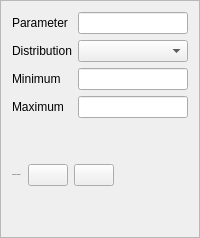
                   <widget class="QFrame" name="frame_73">
                    <property name="frameShape">
                     <enum>QFrame::StyledPanel</enum>
                    </property>
                    <property name="frameShadow">
                     <enum>QFrame::Raised</enum>
                    </property>
                    <layout class="QGridLayout" name="gridLayout_92">
                     <item row="1" column="0">
                      <layout class="QHBoxLayout" name="horizontalLayout_143">
                       <item>
                        <layout class="QHBoxLayout" name="horizontalLayout_144">
                         <item>
                          <widget class="QLabel" name="label_149">
                           <property name="font">
                            <font>
                             <family>Georgia</family>
                             <pointsize>-1</pointsize>
                            </font>
                           </property>
                           <property name="text">
                            <string>Add/delete parameter</string>
                           </property>
                          </widget>
                         </item>
                         <item>
                          <widget class="QPushButton" name="add_design">
                           <property name="text">
                            <string/>
                           </property>
                          </widget>
                         </item>
                         <item>
                          <widget class="QPushButton" name="remove_design">
                           <property name="text">
                            <string/>
                           </property>
                          </widget>
                         </item>
                         <item>
                          <spacer name="horizontalSpacer_16">
                           <property name="orientation">
                            <enum>Qt::Horizontal</enum>
                           </property>
                           <property name="sizeHint" stdset="0">
                            <size>
                             <width>40</width>
                             <height>20</height>
                            </size>
                           </property>
                          </spacer>
                         </item>
                        </layout>
                       </item>
                      </layout>
                     </item>
                     <item row="0" column="0">
                      <layout class="QGridLayout" name="gridLayout_93">
                       <item row="3" column="0">
                        <widget class="QLabel" name="label_150">
                         <property name="text">
                          <string>Maximum</string>
                         </property>
                        </widget>
                       </item>
                       <item row="1" column="1">
                        <widget class="QComboBox" name="distributions_design"/>
                       </item>
                       <item row="3" column="1">
                        <widget class="QLineEdit" name="second_design">
                         <property name="alignment">
                          <set>Qt::AlignCenter</set>
                         </property>
                        </widget>
                       </item>
                       <item row="0" column="0">
                        <widget class="QLabel" name="label_151">
                         <property name="text">
                          <string>Parameter</string>
                         </property>
                        </widget>
                       </item>
                       <item row="5" column="0">
                        <spacer name="verticalSpacer_16">
                         <property name="orientation">
                          <enum>Qt::Vertical</enum>
                         </property>
                         <property name="sizeHint" stdset="0">
                          <size>
                           <width>20</width>
                           <height>40</height>
                          </size>
                         </property>
                        </spacer>
                       </item>
                       <item row="2" column="0">
                        <widget class="QLabel" name="label_152">
                         <property name="text">
                          <string>Minimum</string>
                         </property>
                        </widget>
                       </item>
                       <item row="1" column="0">
                        <widget class="QLabel" name="label_153">
                         <property name="text">
                          <string>Distribution</string>
                         </property>
                        </widget>
                       </item>
                       <item row="0" column="1">
                        <widget class="QLineEdit" name="parameter_name_design">
                         <property name="alignment">
                          <set>Qt::AlignCenter</set>
                         </property>
                        </widget>
                       </item>
                       <item row="2" column="1">
                        <widget class="QLineEdit" name="first_design">
                         <property name="text">
                          <string/>
                         </property>
                         <property name="alignment">
                          <set>Qt::AlignCenter</set>
                         </property>
                        </widget>
                       </item>
                      </layout>
                     </item>
                     <item row="2" column="0">
                      <spacer name="verticalSpacer_17">
                       <property name="orientation">
                        <enum>Qt::Vertical</enum>
                       </property>
                       <property name="sizeHint" stdset="0">
                        <size>
                         <width>20</width>
                         <height>40</height>
                        </size>
                       </property>
                      </spacer>
                     </item>
                    </layout>
                   </widget>
